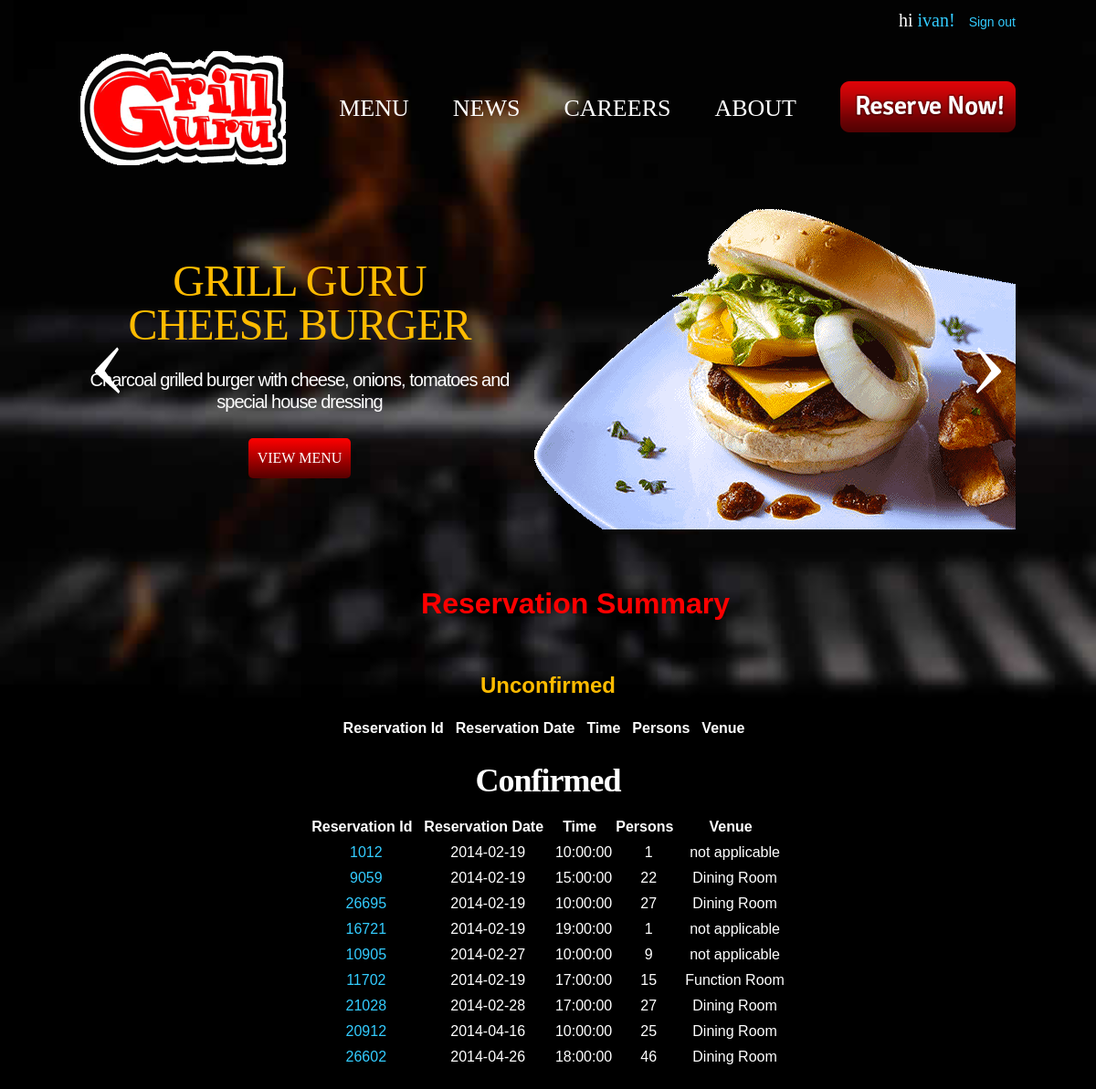
/project/view_summary.php (signed in), run on an earlier commit of the app's database.
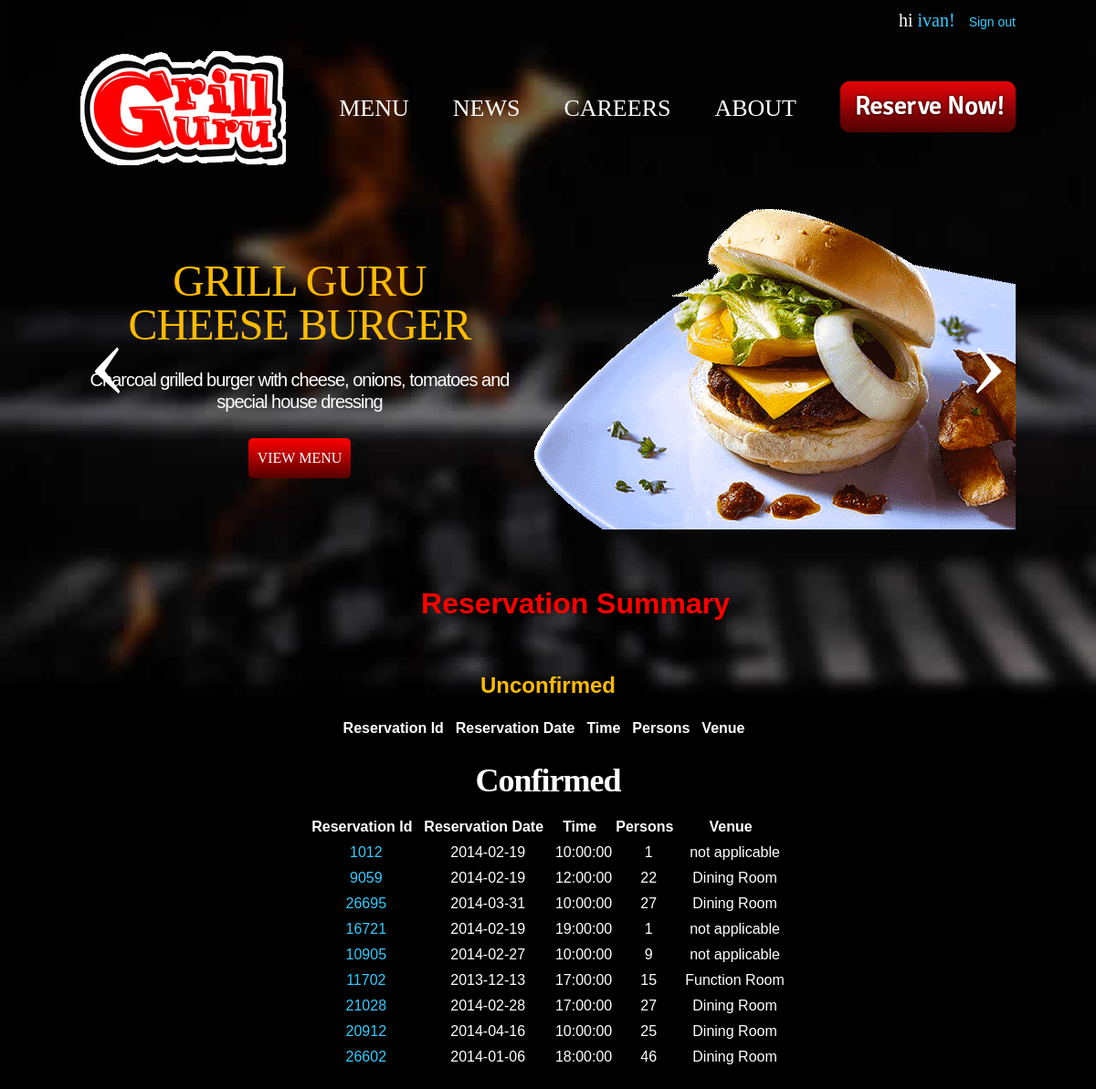
And on a later commit of the database.
### tables this page shows
CREATE TABLE IF NOT EXISTS `reservations` (
  `id` int(100) unsigned NOT NULL AUTO_INCREMENT,
  `rid` varchar(10) NOT NULL,
  `persons` int(11) NOT NULL,
  `fname` varchar(100) NOT NULL,
  `lname` varchar(100) NOT NULL,
  `address` varchar(100) NOT NULL,
  `date` date NOT NULL,
  `mobile` varchar(250) NOT NULL,
  `email` varchar(100) NOT NULL,
  `rdate` date NOT NULL,
  `time` varchar(255) NOT NULL,
  `t_e` varchar(200) NOT NULL,
  `venue` varchar(200) NOT NULL,
  `status` int(1) NOT NULL,
  `penalty` int(11) NOT NULL,
  `total` int(11) NOT NULL,
  PRIMARY KEY (`id`),
  UNIQUE KEY `id` (`id`)
);

### project/view_summary.php (the view, shortened to what this page needs)
<?
include 'header.php';
$type = $_COOKIE["user"];
$query= "SELECT * FROM users WHERE username = '".$type."'";
$result=mysql_query($query);
$num=mysql_numrows($result);
for ($i=0; $i < $num; $i++){
$first=mysql_result($result,$i,"fname");
$last=mysql_result($result,$i,"lname");
}
$x = "0";
$query1= "SELECT * FROM reservations WHERE fname = '".$first."' and lname = '".$last."' and status = '".$x."' ";
$result1=mysql_query($query1);
$num1=mysql_numrows($result1);
$query2= "SELECT * FROM reservations WHERE fname = '".$first."' and lname = '".$last."' and status != '".$x."' ";
$result2=mysql_query($query2);
$num2=mysql_numrows($result2);
?>
					 <div id="campaign">
                <div id="slides">
                    <div class="slide" style="background-image:url('images/slides/slide1.png')">
                        <span class="content">
                            <div class="title">Grill Guru Cheese Burger</div>
                            <div class="description">Charcoal grilled burger with cheese, onions, tomatoes and special house dressing</div>
                            <a class="button" href="menu.php">View Menu</a>
                        </span>
                    </div>
                </div>
                <div class="arrow">
                    <img onclick="slidePrev()" class="left" src="images/slides_arrow_left.png" />
                    <img onclick="slideNext()" class="right" src="images/slides_arrow_right.png" />
                </div>
            </div>
			<br>
			<br>
			<div id="contents">
					<center>
						<h1 class="highlight"> Reservation Summary </h1>
						<center>
						<table class="list" >
						<h2 style="color:#fb0;"> Unconfirmed </h1>
							<tr>
								<th> Reservation Id &nbsp </th>
								<th> Reservation Date &nbsp </th>
								<th> Time &nbsp </th>
								<th> Persons &nbsp </th>
								<th> Venue &nbsp </th>
							</tr>
							<? $i; for ($i=0; $i < $num1; $i++){?>
							<tr style="text-align:center;">
								<td> <a href="view_details.php?id=<? echo mysql_result($result1,$i,"id"); ?>"> <? echo mysql_result($result1,$i,"rid"); ?> </td>
								<td> <? echo mysql_result($result1,$i,"rdate"); ?> </td>
								<td> <? echo mysql_result($result1,$i,"time"); ?> </td>
								<td> <? echo mysql_result($result1,$i,"persons"); ?> </td>
								<td> <? echo mysql_result($result1,$i,"venue"); ?> </td>
							</tr>
							<? } ?>
						</table>
						<table class="list" >
						<h2 class="title"> Confirmed </h1>
							<tr>
								<th> Reservation Id &nbsp </th>
								<th> Reservation Date &nbsp </th>
								<th> Time &nbsp </th>
								<th> Persons &nbsp </th>
								<th> Venue &nbsp </th>
							</tr>
							<? $i; for ($i=0; $i < $num2; $i++){?>
							<tr style="text-align:center;">
								<td> <a href="view_details.php?id=<? echo mysql_result($result2,$i,"id"); ?>"> <? echo mysql_result($result2,$i,"rid"); ?> </a> </td>
								<td> <? echo mysql_result($result2,$i,"rdate"); ?> </td>
								<td> <? echo mysql_result($result2,$i,"time"); ?> </td>
								<td> <? echo mysql_result($result2,$i,"persons"); ?> </td>
								<td> <? echo mysql_result($result2,$i,"venue"); ?> </td>
							</tr>
							<? } ?>
						</table>
						</center>
					</center>
			</div>
        </div>
        </center>
    </body>
</html>

### project/header.php (shortened to what this page needs)
<?
$login=false;
if (isset ($_COOKIE["user"])){
	$login=true;
}
?>
<!DOCTYPE html>
<html>
    <head>
        <link rel="stylesheet" href="css/main.css">
    </head>
    <body onload="initSlider()">
        <center id="wrapper">
        <div id="container">
            <div id="header">
                <div id="auth">
                    <? if (!$login){ ?> <a class="login" href="login.php">Sign in | Register</a>
                    <? } else { ?>
                        <span id="user">
                            hi <a href="account.php"><? echo $_COOKIE["user"]; ?>!</a>
                        </span>
                        <a class="login" a href="logout.php">Sign out</a>
                    <? } ?>
                </div>
                <a href="index.php"><img src="images/logo.png" /></a>
                <ul id="nav">
                    <li><a href="menu.php">Menu</a></li>
                    <li><a href="news.php">News</a></li>
                    <li><a href="careers.php">Careers</a></li>
                    <li><a href="about.php">About</a></li>
                    <li><a href="reservations.php"><img src="images/reserve.png"></a></li>
                </ul>
            </div>

### project/css/main.css (style rules this page uses)
html { height:100%; min-height:100%; background-color:black; background-image:url('../images/bg.jpg'); background-repeat:no-repeat; background-size:100% auto; }
body { height:100%; min-height:100%; margin:0 auto; font-family:Verdana, source-sans-pro, Helvetica, Arial, sans-serif; font-size:16px; color:white; line-height:1.5em; -webkit-font-smoothing: antialiased; }
a { text-decoration:none; color:#3cf; cursor:pointer; }
.title { font-family:'Signika'; font-size:36px; letter-spacing:-1px; margin-bottom:24px; }
.highlight { color:red; }
.button { display:inline-block; padding:10px 10px; margin:0; font-size:16px; font-family:'Signika'; text-transform:uppercase; color:white; cursor:pointer; background: -webkit-linear-gradient(red, #500); background: -o-linear-gradient(red, #500); background: -moz-linear-gradient(red, #500); background: linear-gradient(red, #500); -moz-border-radius:5px; -webkit-border-radius:5px; border-radius:5px; border:0px; }
#wrapper { height:100%; min-height:100%; }
#container { min-height:100%; width:1024px; max-width:1024px; text-align:left; position:relative; padding-bottom:280px; overflow:auto; -webkit-box-sizing: border-box; -moz-box-sizing: border-box; box-sizing: border-box; }
#header { margin-bottom:40px; }
#header #auth { margin:10px 0 20px 0; text-align:right; }
#header #auth .login { font-size:14px; }
#header #auth #user { font-size:20px; font-family:'Signika'; margin-right:10px; }
#header #nav { margin:0; padding:0; float:right; display:table-row; list-style-type:none; }
#header #nav li { height:125px; display:table-cell; padding-left:48px; vertical-align:middle; color:white; font-family:'Signika'; text-transform:uppercase; font-size:26px; }
#header #nav li a { color:white; }
#campaign { height:352px; margin-top:16px; }
#campaign #slides { width:inherit; height:inherit; white-space:nowrap; overflow:hidden; font-size:0; }
#campaign #slides .slide { width:1024px; height:inherit; display:inline-block; vertical-align:middle; background-repeat:no-repeat; background-position:right; }
#campaign #slides .content { width:480px; height:inherit; white-space:normal; display:table-cell; text-align:center; vertical-align:middle; }
#campaign #slides .title { font-family:'Signika'; font-size:48px; line-height:48px; color:#fb0; padding:0 20px; text-transform:uppercase; }
#campaign #slides .description { margin:16px 0 28px 0; font-size:20px; letter-spacing:-1px; }
#campaign .arrow { top:-216px; position:relative; text-align:right; }
#campaign img { padding:16px; }
#campaign .arrow .left { float:left; }

What changed in the data, as far as the page shows it:
changed reservations (number 2 of 9 on the later page): time "15:00:00" → "12:00:00"
changed reservations (number 3 of 9 on the later page): rdate "2014-02-19" → "2014-03-31"
changed reservations "Function Room": rdate "2014-02-19" → "2013-12-13"
changed reservations (number 9 of 9 on the later page): rdate "2014-04-26" → "2014-01-06"
